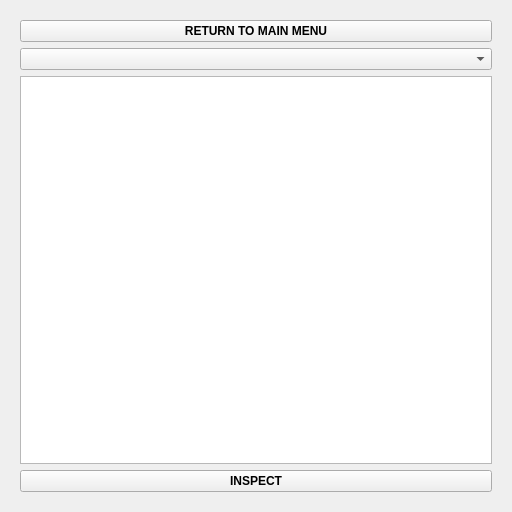
<?xml version="1.0" encoding="UTF-8"?>
<ui version="4.0">
 <class>displayer</class>
 <widget class="QWidget" name="displayer">
  <property name="geometry">
   <rect>
    <x>0</x>
    <y>0</y>
    <width>512</width>
    <height>512</height>
   </rect>
  </property>
  <property name="windowTitle">
   <string>Form</string>
  </property>
  <layout class="QVBoxLayout" name="verticalLayout_2">
   <item>
    <widget class="QStackedWidget" name="stackedWidget">
     <widget class="QWidget" name="mainpagw">
      <layout class="QVBoxLayout" name="verticalLayout">
       <item>
        <widget class="QPushButton" name="return_button">
         <property name="font">
          <font>
           <bold>true</bold>
          </font>
         </property>
         <property name="text">
          <string>RETURN TO MAIN MENU</string>
         </property>
        </widget>
       </item>
       <item>
        <widget class="QComboBox" name="arranger"/>
       </item>
       <item>
        <widget class="QListWidget" name="displaystuff"/>
       </item>
       <item>
        <widget class="QPushButton" name="detcheck">
         <property name="font">
          <font>
           <bold>true</bold>
          </font>
         </property>
         <property name="text">
          <string>INSPECT</string>
         </property>
        </widget>
       </item>
      </layout>
     </widget>
     <widget class="QWidget" name="moviepage">
      <widget class="QWidget" name="layoutWidget_9">
       <property name="geometry">
        <rect>
         <x>10</x>
         <y>70</y>
         <width>127</width>
         <height>311</height>
        </rect>
       </property>
       <layout class="QVBoxLayout" name="verticalLayout_10">
        <item>
         <widget class="QLabel" name="label_27">
          <property name="font">
           <font>
            <pointsize>12</pointsize>
            <bold>true</bold>
           </font>
          </property>
          <property name="text">
           <string>TITLE:</string>
          </property>
         </widget>
        </item>
        <item>
         <widget class="QLabel" name="label_28">
          <property name="font">
           <font>
            <pointsize>12</pointsize>
            <bold>true</bold>
           </font>
          </property>
          <property name="text">
           <string>GENRE:</string>
          </property>
         </widget>
        </item>
        <item>
         <widget class="QLabel" name="label_29">
          <property name="font">
           <font>
            <pointsize>12</pointsize>
            <bold>true</bold>
           </font>
          </property>
          <property name="text">
           <string>YEAR:</string>
          </property>
         </widget>
        </item>
        <item>
         <widget class="QLabel" name="label_30">
          <property name="font">
           <font>
            <pointsize>12</pointsize>
            <bold>true</bold>
           </font>
          </property>
          <property name="text">
           <string>RUNTIME(mins):</string>
          </property>
         </widget>
        </item>
        <item>
         <widget class="QLabel" name="label_31">
          <property name="font">
           <font>
            <pointsize>12</pointsize>
            <bold>true</bold>
           </font>
          </property>
          <property name="text">
           <string>STATUS:</string>
          </property>
         </widget>
        </item>
       </layout>
      </widget>
      <widget class="QWidget" name="layoutWidget_10">
       <property name="geometry">
        <rect>
         <x>140</x>
         <y>70</y>
         <width>351</width>
         <height>311</height>
        </rect>
       </property>
       <layout class="QVBoxLayout" name="verticalLayout_11">
        <item>
         <widget class="QLabel" name="labelmovie">
          <property name="font">
           <font>
            <pointsize>12</pointsize>
            <bold>true</bold>
           </font>
          </property>
          <property name="text">
           <string/>
          </property>
         </widget>
        </item>
        <item>
         <widget class="QLabel" name="labelmovgenre">
          <property name="font">
           <font>
            <pointsize>12</pointsize>
            <bold>true</bold>
           </font>
          </property>
          <property name="text">
           <string/>
          </property>
         </widget>
        </item>
        <item>
         <widget class="QLabel" name="labelmovyear">
          <property name="font">
           <font>
            <pointsize>12</pointsize>
            <bold>true</bold>
           </font>
          </property>
          <property name="text">
           <string/>
          </property>
         </widget>
        </item>
        <item>
         <widget class="QLabel" name="labelmovtime">
          <property name="font">
           <font>
            <pointsize>12</pointsize>
            <bold>true</bold>
           </font>
          </property>
          <property name="text">
           <string/>
          </property>
         </widget>
        </item>
        <item>
         <widget class="QLabel" name="labelstatmov">
          <property name="font">
           <font>
            <pointsize>12</pointsize>
            <bold>true</bold>
           </font>
          </property>
          <property name="text">
           <string/>
          </property>
         </widget>
        </item>
       </layout>
      </widget>
      <widget class="QPushButton" name="movreturn">
       <property name="geometry">
        <rect>
         <x>0</x>
         <y>460</y>
         <width>487</width>
         <height>26</height>
        </rect>
       </property>
       <property name="font">
        <font>
         <pointsize>10</pointsize>
         <bold>true</bold>
        </font>
       </property>
       <property name="text">
        <string>RETURN</string>
       </property>
      </widget>
      <widget class="QLabel" name="label_40">
       <property name="geometry">
        <rect>
         <x>0</x>
         <y>10</y>
         <width>491</width>
         <height>51</height>
        </rect>
       </property>
       <property name="font">
        <font>
         <pointsize>15</pointsize>
         <bold>true</bold>
        </font>
       </property>
       <property name="styleSheet">
        <string notr="true">color:blue</string>
       </property>
       <property name="text">
        <string>                               INFORMATION</string>
       </property>
      </widget>
     </widget>
     <widget class="QWidget" name="showpage">
      <widget class="QWidget" name="layoutWidget_11">
       <property name="geometry">
        <rect>
         <x>10</x>
         <y>70</y>
         <width>135</width>
         <height>341</height>
        </rect>
       </property>
       <layout class="QVBoxLayout" name="verticalLayout_12">
        <item>
         <widget class="QLabel" name="label_32">
          <property name="font">
           <font>
            <pointsize>12</pointsize>
            <bold>true</bold>
           </font>
          </property>
          <property name="text">
           <string>TITLE:</string>
          </property>
         </widget>
        </item>
        <item>
         <widget class="QLabel" name="label_33">
          <property name="font">
           <font>
            <pointsize>12</pointsize>
            <bold>true</bold>
           </font>
          </property>
          <property name="text">
           <string>GENRE:</string>
          </property>
         </widget>
        </item>
        <item>
         <widget class="QLabel" name="label_34">
          <property name="font">
           <font>
            <pointsize>12</pointsize>
            <bold>true</bold>
           </font>
          </property>
          <property name="text">
           <string>YEAR:</string>
          </property>
         </widget>
        </item>
        <item>
         <widget class="QLabel" name="label_35">
          <property name="font">
           <font>
            <pointsize>12</pointsize>
            <bold>true</bold>
           </font>
          </property>
          <property name="text">
           <string>EPISODES:</string>
          </property>
         </widget>
        </item>
        <item>
         <widget class="QLabel" name="label_36">
          <property name="font">
           <font>
            <pointsize>12</pointsize>
            <bold>true</bold>
           </font>
          </property>
          <property name="text">
           <string>YOUR PROGRESS:</string>
          </property>
         </widget>
        </item>
        <item>
         <widget class="QLabel" name="label_37">
          <property name="font">
           <font>
            <pointsize>12</pointsize>
            <bold>true</bold>
           </font>
          </property>
          <property name="text">
           <string>RUNTIME(mins):</string>
          </property>
         </widget>
        </item>
        <item>
         <widget class="QLabel" name="label_38">
          <property name="font">
           <font>
            <pointsize>12</pointsize>
            <bold>true</bold>
           </font>
          </property>
          <property name="text">
           <string>STATUS:</string>
          </property>
         </widget>
        </item>
       </layout>
      </widget>
      <widget class="QWidget" name="layoutWidget_12">
       <property name="geometry">
        <rect>
         <x>150</x>
         <y>70</y>
         <width>321</width>
         <height>341</height>
        </rect>
       </property>
       <layout class="QVBoxLayout" name="verticalLayout_13">
        <item>
         <widget class="QLabel" name="labeltvtitle">
          <property name="font">
           <font>
            <pointsize>12</pointsize>
            <bold>true</bold>
           </font>
          </property>
          <property name="text">
           <string/>
          </property>
         </widget>
        </item>
        <item>
         <widget class="QLabel" name="labeltvgenre">
          <property name="font">
           <font>
            <pointsize>12</pointsize>
            <bold>true</bold>
           </font>
          </property>
          <property name="text">
           <string/>
          </property>
         </widget>
        </item>
        <item>
         <widget class="QLabel" name="labeltvyear">
          <property name="font">
           <font>
            <pointsize>12</pointsize>
            <bold>true</bold>
           </font>
          </property>
          <property name="text">
           <string/>
          </property>
         </widget>
        </item>
        <item>
         <widget class="QLabel" name="labeltotep">
          <property name="font">
           <font>
            <pointsize>12</pointsize>
            <bold>true</bold>
           </font>
          </property>
          <property name="text">
           <string/>
          </property>
         </widget>
        </item>
        <item>
         <widget class="QLabel" name="labeltvprog">
          <property name="font">
           <font>
            <pointsize>12</pointsize>
            <bold>true</bold>
           </font>
          </property>
          <property name="text">
           <string/>
          </property>
         </widget>
        </item>
        <item>
         <widget class="QLabel" name="labeltvtime">
          <property name="font">
           <font>
            <pointsize>12</pointsize>
            <bold>true</bold>
           </font>
          </property>
          <property name="text">
           <string/>
          </property>
         </widget>
        </item>
        <item>
         <widget class="QLabel" name="labeltvstat">
          <property name="font">
           <font>
            <pointsize>12</pointsize>
            <bold>true</bold>
           </font>
          </property>
          <property name="text">
           <string/>
          </property>
         </widget>
        </item>
       </layout>
      </widget>
      <widget class="QPushButton" name="showreturn">
       <property name="geometry">
        <rect>
         <x>0</x>
         <y>460</y>
         <width>487</width>
         <height>26</height>
        </rect>
       </property>
       <property name="font">
        <font>
         <pointsize>12</pointsize>
         <bold>true</bold>
        </font>
       </property>
       <property name="text">
        <string>RETURN TO LIST</string>
       </property>
      </widget>
      <widget class="QLabel" name="label_41">
       <property name="geometry">
        <rect>
         <x>0</x>
         <y>10</y>
         <width>491</width>
         <height>51</height>
        </rect>
       </property>
       <property name="font">
        <font>
         <pointsize>22</pointsize>
         <bold>true</bold>
        </font>
       </property>
       <property name="styleSheet">
        <string notr="true">color:blue</string>
       </property>
       <property name="text">
        <string>                 INFORMATION</string>
       </property>
      </widget>
     </widget>
     <widget class="QWidget" name="bookpage">
      <widget class="QPushButton" name="bookreturn">
       <property name="geometry">
        <rect>
         <x>0</x>
         <y>460</y>
         <width>487</width>
         <height>26</height>
        </rect>
       </property>
       <property name="font">
        <font>
         <pointsize>10</pointsize>
         <bold>true</bold>
        </font>
       </property>
       <property name="text">
        <string>RETURN</string>
       </property>
      </widget>
      <widget class="QLabel" name="label_39">
       <property name="geometry">
        <rect>
         <x>0</x>
         <y>10</y>
         <width>491</width>
         <height>51</height>
        </rect>
       </property>
       <property name="font">
        <font>
         <pointsize>15</pointsize>
         <bold>true</bold>
        </font>
       </property>
       <property name="styleSheet">
        <string notr="true">color:blue</string>
       </property>
       <property name="text">
        <string>                               INFORMATION</string>
       </property>
      </widget>
      <widget class="QWidget" name="layoutWidget">
       <property name="geometry">
        <rect>
         <x>0</x>
         <y>71</y>
         <width>135</width>
         <height>341</height>
        </rect>
       </property>
       <layout class="QVBoxLayout" name="verticalLayout_8">
        <item>
         <widget class="QLabel" name="label_20">
          <property name="font">
           <font>
            <pointsize>12</pointsize>
            <bold>true</bold>
           </font>
          </property>
          <property name="text">
           <string>TITLE:</string>
          </property>
         </widget>
        </item>
        <item>
         <widget class="QLabel" name="label_21">
          <property name="font">
           <font>
            <pointsize>12</pointsize>
            <bold>true</bold>
           </font>
          </property>
          <property name="text">
           <string>GENRE:</string>
          </property>
         </widget>
        </item>
        <item>
         <widget class="QLabel" name="label_22">
          <property name="font">
           <font>
            <pointsize>12</pointsize>
            <bold>true</bold>
           </font>
          </property>
          <property name="text">
           <string>AUTHOR:</string>
          </property>
         </widget>
        </item>
        <item>
         <widget class="QLabel" name="label_42">
          <property name="font">
           <font>
            <pointsize>12</pointsize>
            <bold>true</bold>
           </font>
          </property>
          <property name="text">
           <string>YEAR:</string>
          </property>
         </widget>
        </item>
        <item>
         <widget class="QLabel" name="label_23">
          <property name="font">
           <font>
            <pointsize>12</pointsize>
            <bold>true</bold>
           </font>
          </property>
          <property name="text">
           <string>CHAPTERS:</string>
          </property>
         </widget>
        </item>
        <item>
         <widget class="QLabel" name="label_24">
          <property name="font">
           <font>
            <pointsize>12</pointsize>
            <bold>true</bold>
           </font>
          </property>
          <property name="text">
           <string>PAGES:</string>
          </property>
         </widget>
        </item>
        <item>
         <widget class="QLabel" name="label_25">
          <property name="font">
           <font>
            <pointsize>12</pointsize>
            <bold>true</bold>
           </font>
          </property>
          <property name="text">
           <string>YOUR PROGRESS:</string>
          </property>
         </widget>
        </item>
        <item>
         <widget class="QLabel" name="label_26">
          <property name="font">
           <font>
            <pointsize>12</pointsize>
            <bold>true</bold>
           </font>
          </property>
          <property name="text">
           <string>STATUS:</string>
          </property>
         </widget>
        </item>
       </layout>
      </widget>
      <widget class="QWidget" name="layoutWidget">
       <property name="geometry">
        <rect>
         <x>150</x>
         <y>71</y>
         <width>341</width>
         <height>341</height>
        </rect>
       </property>
       <layout class="QVBoxLayout" name="verticalLayout_9">
        <item>
         <widget class="QLabel" name="labeltitle">
          <property name="font">
           <font>
            <pointsize>12</pointsize>
            <bold>true</bold>
           </font>
          </property>
          <property name="text">
           <string/>
          </property>
         </widget>
        </item>
        <item>
         <widget class="QLabel" name="labelbookgenre">
          <property name="font">
           <font>
            <pointsize>12</pointsize>
            <bold>true</bold>
           </font>
          </property>
          <property name="text">
           <string/>
          </property>
         </widget>
        </item>
        <item>
         <widget class="QLabel" name="labelauthor">
          <property name="font">
           <font>
            <pointsize>12</pointsize>
            <bold>true</bold>
           </font>
          </property>
          <property name="text">
           <string/>
          </property>
         </widget>
        </item>
        <item>
         <widget class="QLabel" name="labelyear">
          <property name="font">
           <font>
            <pointsize>12</pointsize>
            <bold>true</bold>
           </font>
          </property>
          <property name="text">
           <string/>
          </property>
         </widget>
        </item>
        <item>
         <widget class="QLabel" name="labelchapters">
          <property name="font">
           <font>
            <pointsize>12</pointsize>
            <bold>true</bold>
           </font>
          </property>
          <property name="text">
           <string/>
          </property>
         </widget>
        </item>
        <item>
         <widget class="QLabel" name="labeltotpages">
          <property name="font">
           <font>
            <pointsize>12</pointsize>
            <bold>true</bold>
           </font>
          </property>
          <property name="text">
           <string/>
          </property>
         </widget>
        </item>
        <item>
         <widget class="QLabel" name="labelprogpage">
          <property name="font">
           <font>
            <pointsize>12</pointsize>
            <bold>true</bold>
           </font>
          </property>
          <property name="text">
           <string/>
          </property>
         </widget>
        </item>
        <item>
         <widget class="QLabel" name="labelstat">
          <property name="font">
           <font>
            <pointsize>12</pointsize>
            <bold>true</bold>
           </font>
          </property>
          <property name="text">
           <string/>
          </property>
         </widget>
        </item>
       </layout>
      </widget>
     </widget>
     <widget class="QWidget" name="recommend_page">
      <layout class="QVBoxLayout" name="verticalLayout_3">
       <item>
        <widget class="QComboBox" name="reccombo"/>
       </item>
       <item>
        <widget class="QListWidget" name="reccwidget"/>
       </item>
       <item>
        <widget class="QCheckBox" name="movplancheck">
         <property name="font">
          <font>
           <bold>true</bold>
          </font>
         </property>
         <property name="text">
          <string>Add as planned</string>
         </property>
        </widget>
       </item>
       <item>
        <widget class="QCheckBox" name="movwatchcheck">
         <property name="font">
          <font>
           <bold>true</bold>
          </font>
         </property>
         <property name="text">
          <string>Add as watched</string>
         </property>
        </widget>
       </item>
       <item>
        <widget class="QCheckBox" name="movdropcheck">
         <property name="font">
          <font>
           <bold>true</bold>
          </font>
         </property>
         <property name="text">
          <string>Add as dropped</string>
         </property>
        </widget>
       </item>
       <item>
        <widget class="QCheckBox" name="movongcheck">
         <property name="font">
          <font>
           <bold>true</bold>
          </font>
         </property>
         <property name="text">
          <string>Add as ongoing</string>
         </property>
        </widget>
       </item>
       <item>
        <widget class="QPushButton" name="recconfirm">
         <property name="text">
          <string>PushButton</string>
         </property>
        </widget>
       </item>
      </layout>
     </widget>
    </widget>
   </item>
  </layout>
 </widget>
 <resources/>
 <connections/>
</ui>
